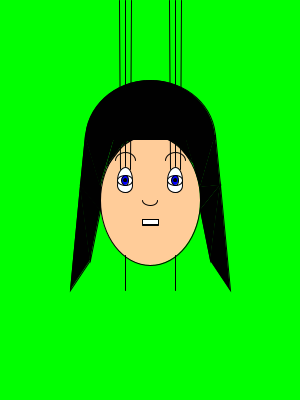
Frame 1 (no input)
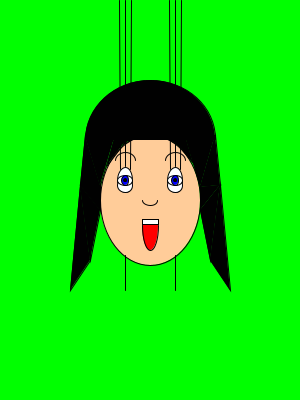
Frame 60 (the mouse pressed at the canvas centre just before this capture)
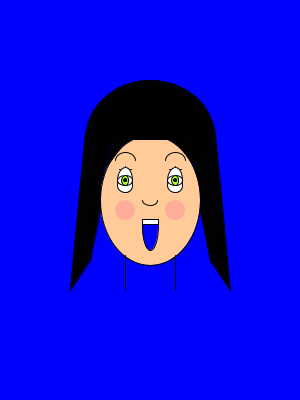
Frame 120 (the mouse held since frame 60 and released just before this capture)

The Processing sketch that drew these frames (run headless with seeded random() and noise(); from frame 60 on, the mouse is pressed at the canvas centre):

// Processing sketch: processing_118635
// ── processing_118635.pde

int lengua = 0;
int colorLengua = color(255,0,0);
int colorPiel = color(255,204,153);
int fondo = color(0,255,0);//

void setup (){
//tamaño de fondo 
  size (300, 400);
}
void draw (){
  background(fondo);
  //println(mouseX+ "," +mouseY);
  stroke(1,1,1);
// cabeza rodones (x, y, width, hight)
  fill(255,204,153);
  ellipse(150, 200, 100, 130);
//cuello
  line(125, 255, 125, 290);
  line(175, 255, 175, 290);
//pelo
  //lado izquiero
  fill(1, 1, 1);
  triangle(90, 260, 70, 290, 80, 185);
  triangle(90, 260, 100, 210, 80, 185);
  triangle(100, 185, 100, 210, 80, 185);
  triangle(100, 185, 85, 135, 80, 185);
  triangle(100, 185, 85, 135, 115, 135);
  triangle(130, 135, 107, 165, 115, 135);
  triangle(123, 144, 130, 140, 125, 140);
  //lado derecho
  triangle(210, 260, 230, 290, 220, 185);
  triangle(210, 260, 200, 210, 220, 185);
  triangle(200, 187, 200, 210, 220, 185);
  triangle(200, 187, 215, 135, 220, 185);
  triangle(200, 187, 215, 135, 185, 135);
  triangle(193, 163, 170, 135, 185, 135);
  triangle(175, 140, 170, 140, 178, 145);
  //parte superior
  arc(150, 140, 130, 120, PI, TWO_PI);
//pestañas derecha
  if(mouseY >=169){
     mouseY= 169;
   }
  fill(255);
  line(170, 169, 169, mouseY);
  line(175, 166, 175, mouseY);
  line(180, 169, 181, mouseY);
  //pestañas inzquierda
  line(120, 169, 119, mouseY);
  line(125, 166, 125, mouseY);
  line(130, 169, 131, mouseY);
//ojo derecho
  fill(255, 255, 255);
  ellipse(175, 180, 15, 25);
  ellipse(175, 185, 15, 15);
  ellipse(175, 180, 15, 10);  
  //ojo izquierdo
  fill(255,255,255);
  ellipse(125, 180, 15, 25);
  ellipse(125, 185, 15, 15);
  ellipse(125, 180, 15, 10);
  fill(0,0,255);
  
//parpadear pupila derecha
    if (mousePressed){
    int relleno = int (random(255));
    fill(relleno,relleno*2,relleno/5);
  }
  else{
    fill(0,0,255);
  }
  ellipse(175, 180, 7, 10);
  fill(1,1,1);
  ellipse(175, 180, 3, 3);

  //parpadear
    if (mousePressed){
    int relleno = int (random(255));
    fill(relleno,relleno*2,relleno/5);
  }
  else{
    fill(0,0,255);
  }
  ellipse(125, 180, 7, 10);
  fill(1,1,1);
  ellipse(125, 180, 3, 3);
//cejas
  noFill();
  arc(175, 160, 20, 15, PI, TWO_PI);
  arc(125, 160, 20, 15, PI, TWO_PI);
// nariz
  arc(150, 200, 15, 10, 0, PI, OPEN);
// boca
if(lengua >= 50){
    lengua = 50;
  }
  fill(colorLengua);
  arc(150, 225, 16, lengua, 0, PI, OPEN);
  //velecidad para bajar la lengua
   lengua = lengua + 2;
  fill(255, 255, 255);
  rect(142, 219, 16, 5);

//mejilla derecha
  noStroke();
  fill(colorPiel);
  ellipse(175, 210, 20, 20);
    //mejilla izquierda
  ellipse(125, 210, 20, 20);}
  
void mousePressed(){
  //mejilla 
 //if (0<=mouseX && mouseX <= 400 & 0<=mouseY && mouseY <= 400) 
  colorPiel = color(255,173,153);//segundo color rosa
  fondo = color(0,0,255);//azul
  colorLengua = color(0,0,255);
  
}
void mouseReleased(){
  fondo = color(247,240,10);//amarillo
  colorPiel = color(255,204,153);
  colorLengua = color(255,0,0);

}
